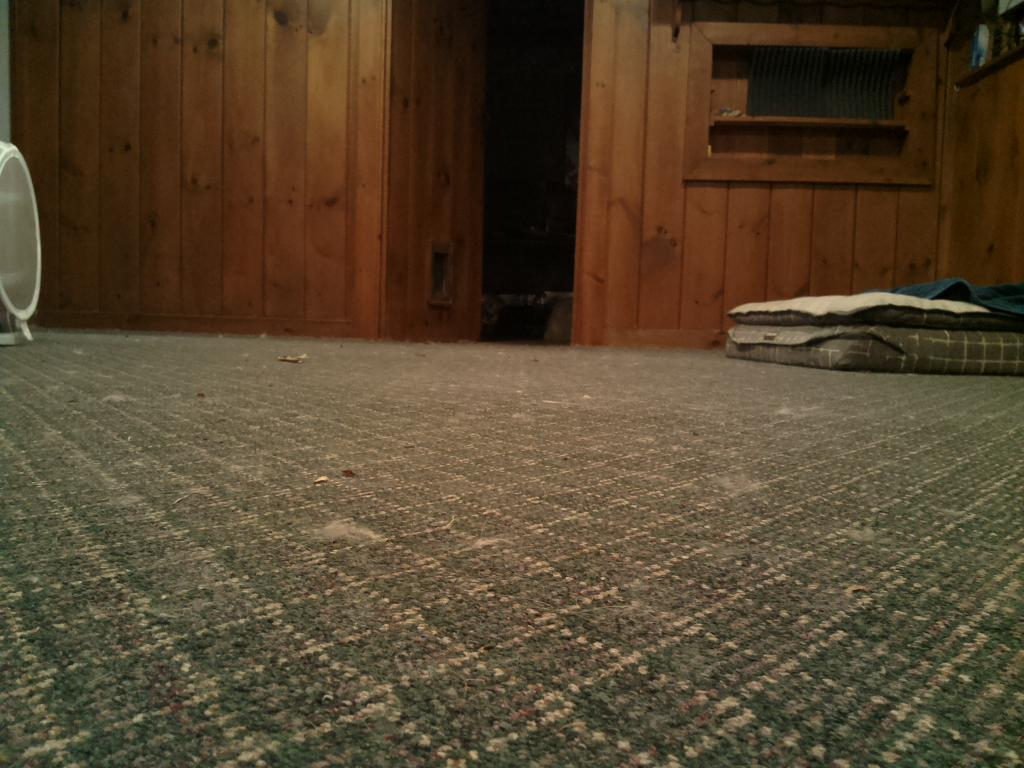
#> input picture html/ramdisk/frame.jpg, 1024 x 768 px
$ python navByHue.py   (Python 2 division)
#> lines starting #> are read from the running program, lines starting #| are printed output that depends on the picture; after the words box and inside, x2 and y2 are one past the last pixel; in counts of white or black regions, pixels touching at a corner belong together
#! /usr/bin/python

import numpy as np
import cv2

frame = cv2.imread('./html/ramdisk/frame.jpg')
#> frame is the input picture: shape (768, 1024, 3); mean B, G, R 45.7, 68.4, 84.9
width = frame[0].size/3
#> width = 1024
height = frame.size / frame[0].size
#> height = 768
blurred = np.zeros((height,width,3), np.uint8)
satRange = 10.
hueRange = 15.
while(1):
    frame = cv2.imread('./html/ramdisk/frame.jpg')
    if frame.size>0:
	blurred = cv2.blur(frame,(32,32))
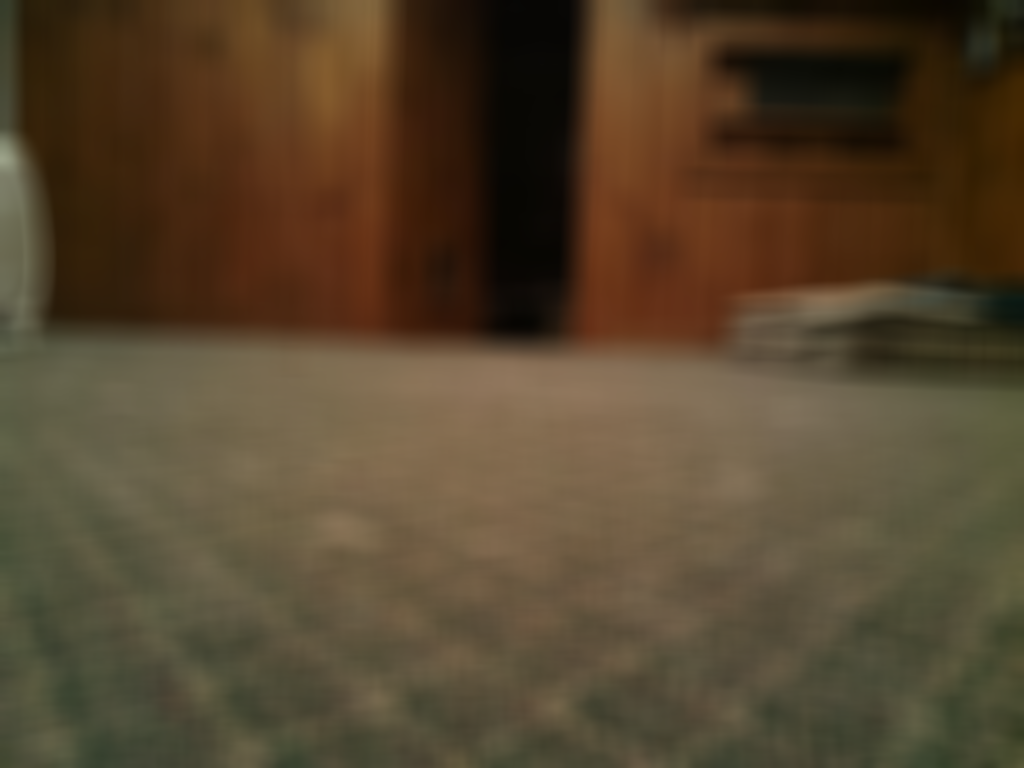
#> blurred: shape (768, 1024, 3); mean B, G, R 45.7, 68.4, 84.9
        hsv =  cv2.cvtColor(blurred, cv2.COLOR_BGR2HSV)
#> hsv: shape (768, 1024, 3); mean H, S, V 19.8, 126.5, 85.1
	hueFloor = hsv[int(3*height/4)][int(width/2)][0]
#> hueFloor = 17
	satFloor = hsv[int(3*height/4)][int(width/2)][1]
#> satFloor = 102
	#centerfloor
        mask = cv2.inRange(hsv, np.array((hueFloor-hueRange, satFloor-satRange,32.)), np.array((hueFloor+hueRange,satFloor+satRange,255.)))
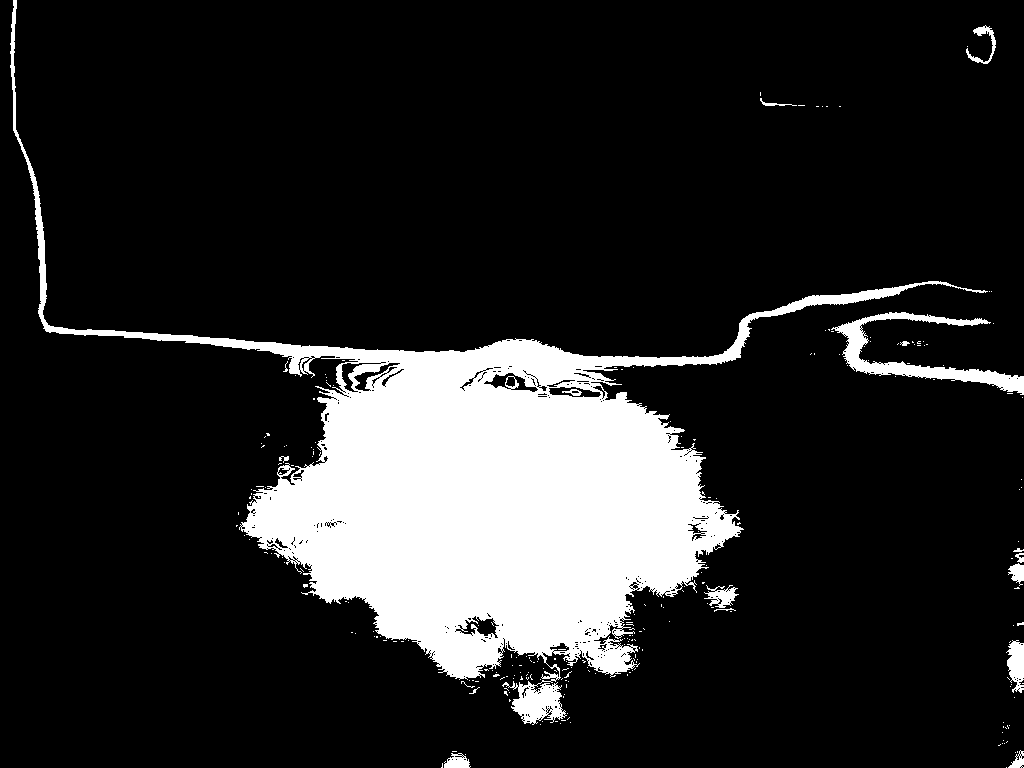
#> mask: shape (768, 1024); 15.5% white; 242 white regions (226 under 20 px), largest, box (x1, y1, x2, y2) and area: (10, 0, 988, 725) 115072, (831, 312, 1024, 395) 3612, (1006, 640, 1024, 693) 644
	hueFloor = hsv[int(3*height/4)][int(width/4)][0]
#> hueFloor = 24
        satFloor = hsv[int(3*height/4)][int(width/4)][1]
#> satFloor = 79
	#sidefloor
	mask2 = cv2.inRange(hsv, np.array((hueFloor-hueRange, satFloor-satRange,32.)), np.array((hueFloor+hueRange,satFloor+satRange,255.)))
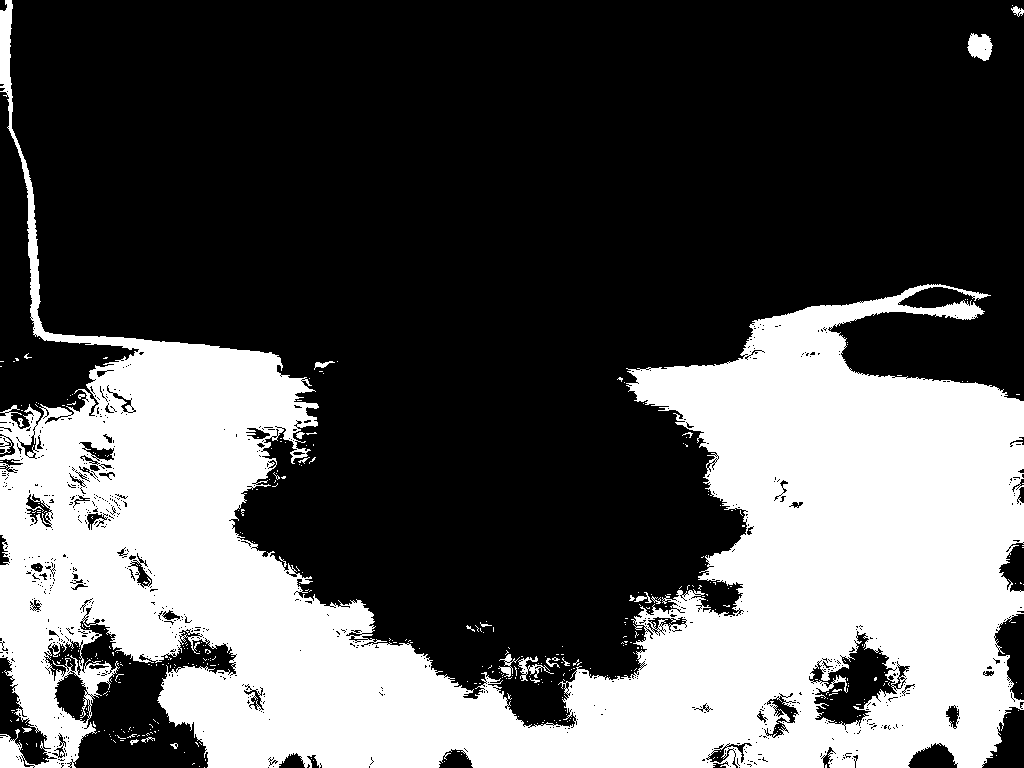
#> mask2: shape (768, 1024); 33.8% white; 403 white regions (378 under 20 px), largest, box (x1, y1, x2, y2) and area: (0, 0, 1024, 768) 263157, (967, 33, 993, 61) 511, (518, 656, 554, 681) 262
	mask = cv2.bitwise_or(mask,mask2)
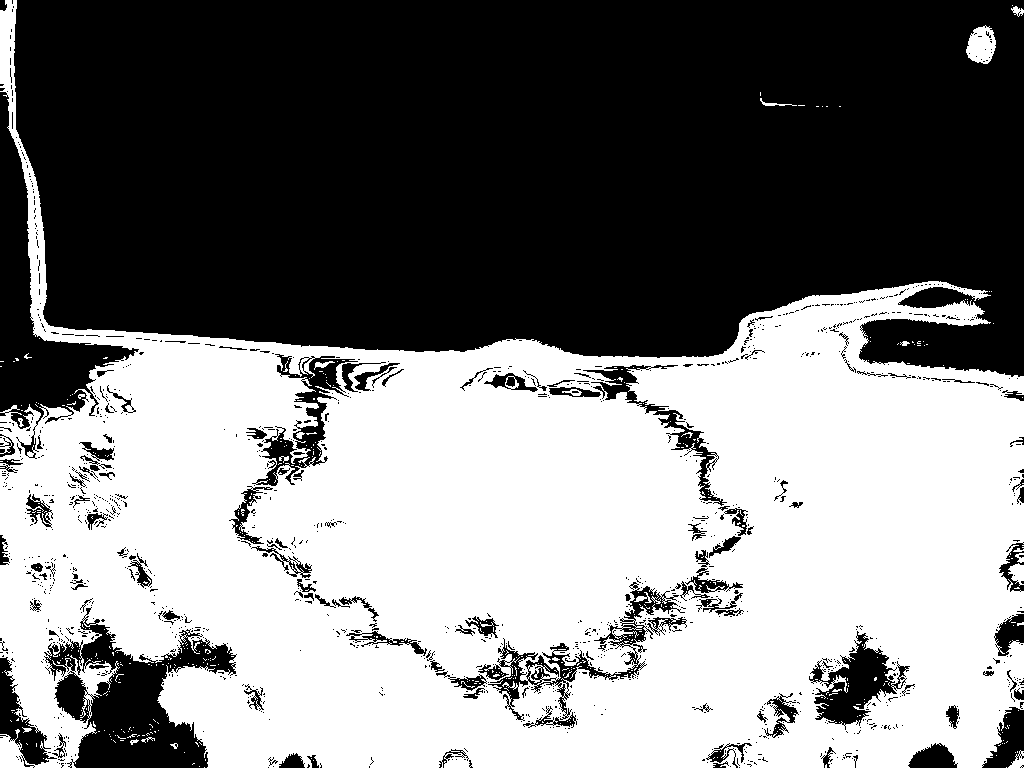
#> mask: shape (768, 1024); 49.3% white; 444 white regions (420 under 20 px), largest, box (x1, y1, x2, y2) and area: (0, 0, 1024, 768) 384335, (966, 25, 996, 64) 819, (1008, 563, 1024, 586) 231
	# [4 lines of commented-out code are left out]
        cv2.imwrite('./html/ramdisk/robot.jpg',mask, [int(cv2.IMWRITE_JPEG_QUALITY), 25])
    else:
        break
